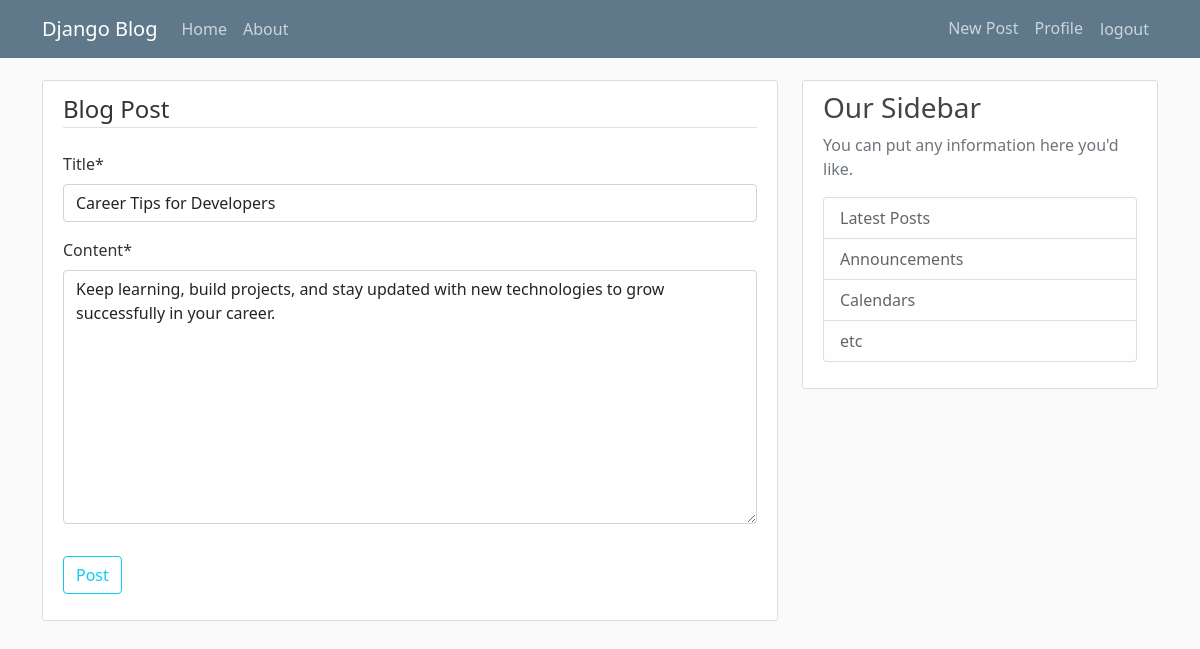
The app's page /post/35/update/ (signed in) with its own data.
### blog/models.py (models this page shows, shortened)
class Posts(models.Model):
    title=models.CharField(max_length=100)
    content=models.TextField()
    data_posted=models.DateTimeField(default=timezone.now)
    author=models.ForeignKey(User,on_delete=models.CASCADE)

### blog/views.py (the view, shortened to what this page needs)
# urls.py: path('post/<int:pk>/update/', PostUpdateView.as_view(), name='post-update'),
class PostUpdateView(LoginRequiredMixin, UserPassesTestMixin, UpdateView):
    model = Posts
    fields = ['title', 'content']
    def test_func(self):
        post = self.get_object()
        if self.request.user == post.author:
            return True
        return False

### blog/templates/blog/posts_form.html (shortened to what this page needs)
{% extends 'blog/base.html' %}
{% load crispy_forms_tags %}
{% block content %}
<div class="content-section">
    <form method="post">
        <fieldset class="form-group">
            <legend class="border-bottom mb-4">Blog Post</legend>
            {{ form|crispy }}
        </fieldset>
        <div class="form-group pt-3 pb-3">
            <button type="submit" class="btn btn-outline-info">Post</button>
        </div>
    </form>
</div>
{% endblock content %}

### blog/static/blog/main.css (style rules this page uses)
body { background: #fafafa; color: #333333; margin-top: 5rem; }
.content-section { background: #ffffff; padding: 10px 20px; border: 1px solid #dddddd; border-radius: 3px; margin-bottom: 20px; }

### records on screen
Posts: title "Career Tips for Developers", content "Keep learning, build projects, and stay updated with new technologies to grow successfully in your career."
